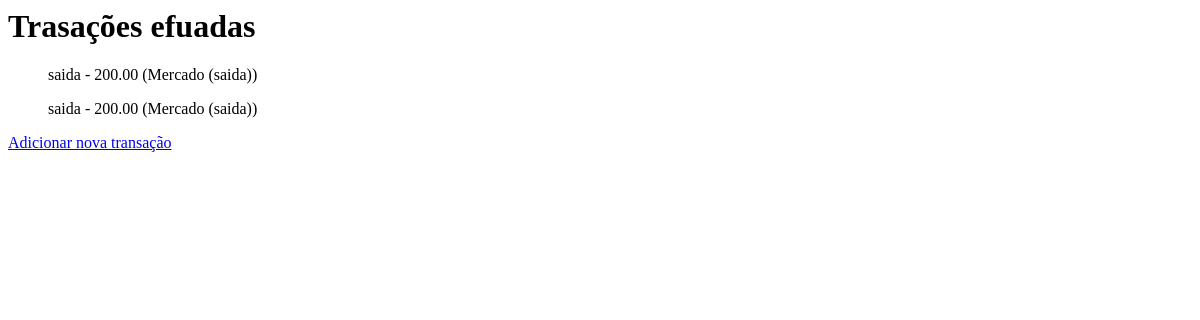
The page /transacoes/ on the database as committed earlier.
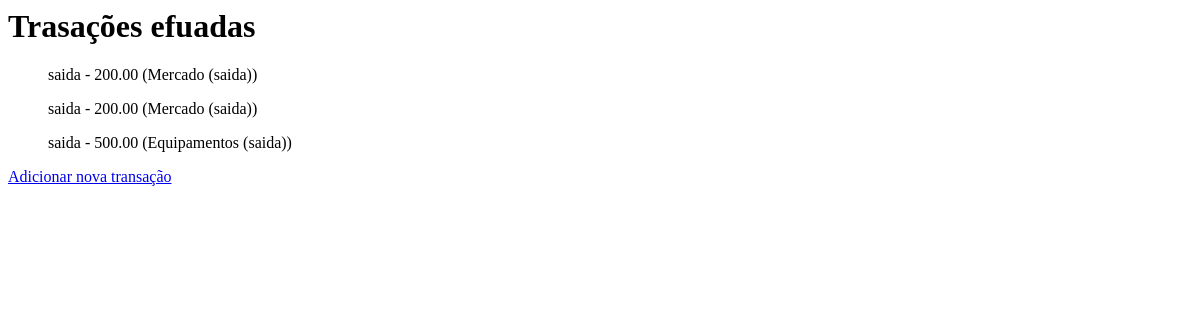
The same page on the database as committed later.
### transacoes/models.py (models this page shows)
class Transacoes(models.Model):
    valor= models.DecimalField(max_digits=10, decimal_places=2)
    categoria = models.ForeignKey(Categoria, on_delete=models.CASCADE)
    data= models.DateField()
    def __str__(self):
        return f"{self.categoria.tipo} - {self.valor} ({self.categoria})"

### categoria/models.py (models this page shows)
class Categoria(models.Model):
    nome = models.CharField(max_length=100, unique=True)
    tipo = models.CharField(
        max_length=7,
        choices=[
            ('entrada', 'Entrada'),
            ('saida', 'Saída'),
        ]
    )
    def __str__(self):
        return f"{self.nome} ({self.tipo})"

### transacoes/views.py (the view)
# urls.py: path('', listar_trasacoes, name='listar_transacoes'),
def listar_trasacoes(request):
    transacoes = Transacoes.objects.all()
    return render(request, 'transacoes/listar_transacoes.html', {'transacoes': transacoes})

### transacoes/templates/transacoes/listar_transacoes.html
<h1>Trasações efuadas</h1>
<ul>
{% for list in transacoes %}
    <p>{{list}}</p>
{% endfor  %}
</ul>
<a href="{% url 'adicionar_transacao' %}">Adicionar nova transação</a>

Rows that differ between the two databases and show on the page:
added Transacoes: categoria+valor "saida - 500.00 (Equipamentos (saida))"
